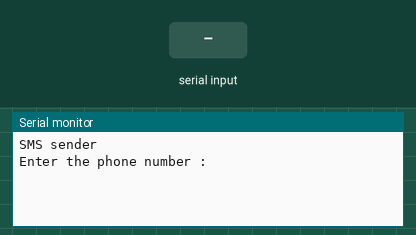
Simulated run of this sketch. Board: Arduino Mega 2560, built with avr-gcc and run on an emulated ATmega2560. On the bench: the last lines printed to the serial monitor. The inputs (shaded band) are chosen by the test bench. The modem accepts every AT command (registered, SIM ready, sends succeed) and sends nothing else.

Above: at 1.7 s.
1.8 s: "1\n" received over Serial
At 2.7 s:
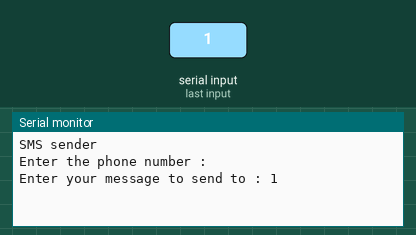
3.4 s: byte 10 ('\n') received over Serial
At 4.4 s:
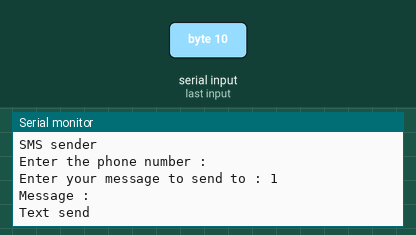

Measured:
- after the input at 1.8 s, the serial monitor: prints a new line after 0.10 s (image 1)
- after the input at 3.4 s, the serial monitor: prints a new line after 0.10 s (image 2)

The sketch:

test2.ino
```cpp
#include <String.h>
boolean sms;

void setup(){
  Serial1.begin(9600);  // Démarrage du modem
  Serial.begin(9600);   // Initialisation de la communication série
  delay(500);           // Délai connexion
  sms = true;
  if(Serial1.available())
    Serial.write(Serial1.read());
  }

void loop(){
  if(sms==true){   // on ne passe qu’une seule fois dans le loop()
    sendsms();
  sms = false;
}
}

void sendsms(){
  // set SMS mode
  Serial.println("SMS sender");
  Serial1.print("AT+CMGF=1\r");    // initialise le mode SMS
  delay(100);
  // phone number
  Serial.println("Enter the phone number :");
  char number[20] ;
  readSerial(number);
  Serial1.print("AT+CMGS=");
  Serial1.print(number);
  Serial1.print("\"\r");
  // message
  delay(100);
  Serial.print("Enter your message to send to : ");
  Serial.println(number);
  char message[200];
  readSerial(message);
  Serial1.println(message);
  Serial1.print(char(26));
  delay(100);
  Serial1.println();
  Serial.print("Message : ");
  Serial.println(message);
  Serial.println("Text send");
 }

int readSerial(char result[]){
  int i = 0;
  while (1)
  {
  while (Serial.available() > 0){
    char inChar = Serial.read();
    if (inChar == '\n')
    {
  result[i] = '\0';
  Serial.flush();
  return 0;
  }
  if (inChar != '\r'){
    result[i] = inChar;
    i++;
   }
  }
 }
}
```
